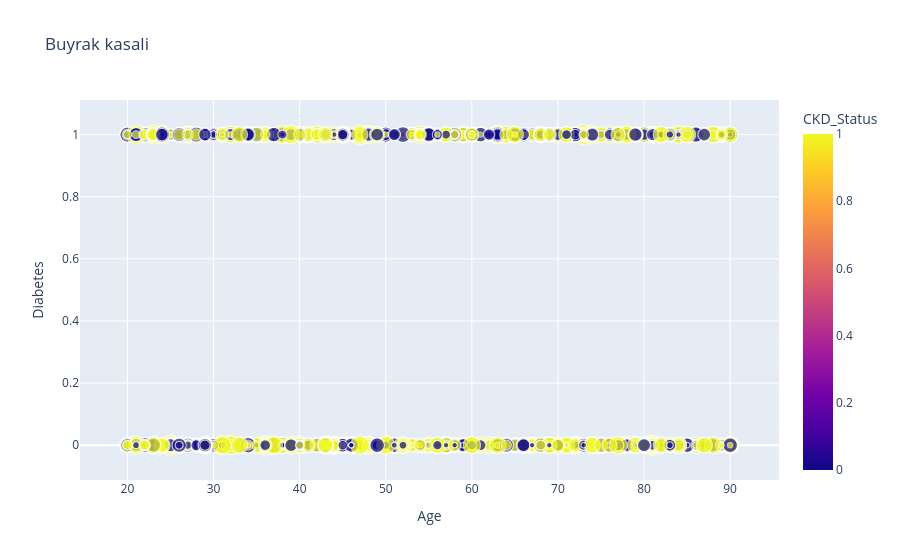

Notebook code cell kept with this figure:
### Code cell
fig = pltexp.scatter(df,x='Age',y='Diabetes',color='CKD_Status',size='Creatinine_Level',hover_data=['Diabetes'],title='Buyrak kasali')
fig.show()

### Figure 1 — Plotly figure (JSON) as saved in the notebook; plotly's stock layout.template omitted (floating-point values rounded to 4 significant figures; data arrays with more than 128 entries replaced by an {"elided": "..."} marker saying what was removed)
{"data": [{"hovertemplate": "Age=%{x}<br>Diabetes=%{y}<br>Creatinine_Level=%{marker.size}<br>CKD_Status=%{marker.color}<extra></extra>", "legendgroup": "", "marker": {"color": {"elided": "2304 int values"}, "coloraxis": "coloraxis", "size": {"elided": "2304 float values"}, "sizemode": "area", "sizeref": 0.01032, "symbol": "circle"}, "mode": "markers", "name": "", "showlegend": false, "type": "scattergl", "x": {"elided": "2304 int values"}, "xaxis": "x", "y": {"elided": "2304 int values"}, "yaxis": "y"}], "layout": {"coloraxis": {"colorbar": {"title": {"text": "CKD_Status"}}, "colorscale": [[0, "#0d0887"], [0.1111, "#46039f"], [0.2222, "#7201a8"], [0.3333, "#9c179e"], [0.4444, "#bd3786"], [0.5556, "#d8576b"], [0.6667, "#ed7953"], [0.7778, "#fb9f3a"], [0.8889, "#fdca26"], [1, "#f0f921"]]}, "legend": {"itemsizing": "constant", "tracegroupgap": 0}, "title": {"text": "Buyrak kasali"}, "xaxis": {"anchor": "y", "domain": [0, 1], "title": {"text": "Age"}}, "yaxis": {"anchor": "x", "domain": [0, 1], "title": {"text": "Diabetes"}}}}
